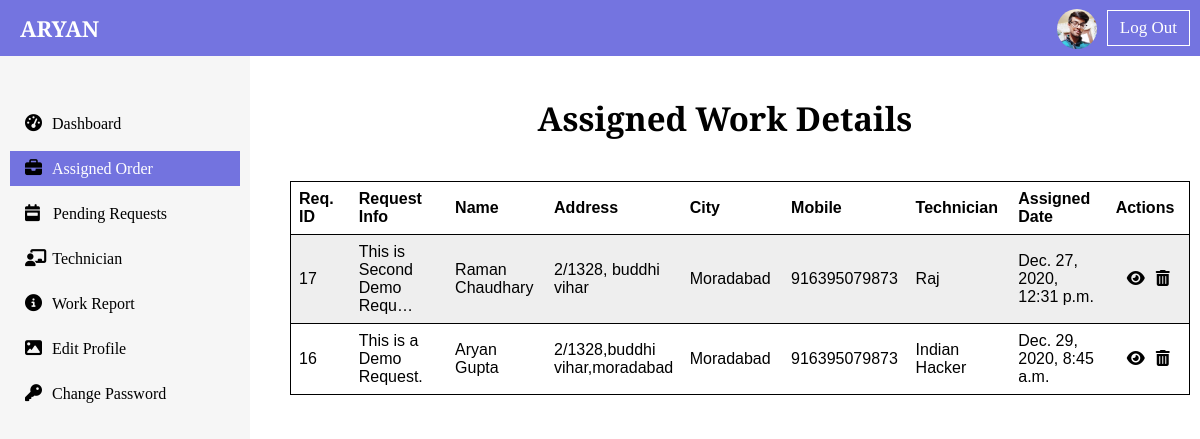
The page /dashboard/assigned_order/ (signed in) on the database its author committed.
### dashboard/models.py (models this page shows, shortened)
class UserProfilePicture(models.Model):
    user = models.OneToOneField(User, on_delete=models.CASCADE)
    profile_picture = models.ImageField(upload_to="dashboard/")

class AssignTechnician(models.Model):
    serial_no = models.AutoField(primary_key=True)
    request_id = models.IntegerField(null=True)
    request_info = models.CharField(max_length=100)
    description = models.TextField()
    name = models.CharField(max_length=25)
    address_line_1 = models.CharField(max_length=200)
    address_line_2 = models.CharField(max_length=200)
    city = models.CharField(max_length=25)
    state = models.CharField(max_length=25)
    zip_code = models.IntegerField(null=True)
    email = models.EmailField()
    mobile = models.IntegerField()
    technician = models.CharField(max_length=50)
    date = models.DateTimeField(auto_now_add=True)

### dashboard/views.py (the view)
# urls.py: path("assigned_order/", views.assigned_order, name="assigned_order"),
def assigned_order(request):
    if request.user.is_superuser:
        assigned_order_object = AssignTechnician.objects.all()
        context = {"assigned_orders":assigned_order_object}
        return render(request, "dashboard/admin/assigned_order.html", context)
    else:
        return HttpResponse("<h1 style='text-align: center; margin-top: 30px;'> You are not Authorized for this page </h1>")

### dashboard/context_processor.py (called while the page is built)
def user_image(request):
    if request.user.is_authenticated:
        image = UserProfilePicture.objects.filter(user=request.user).first()
        if image:
            return {
                "image":image,
            }
        else:
            return {
                "image":False,
            }
    else:
        return {
            "image":False,
        }

### templates/dashboard/admin/assigned_order.html (shortened to what this page needs)
{% extends 'admin_base.html' %}
{% block assignedactive %} active {% endblock assignedactive %}
{% block body %}
<div class="table-div" id="assigned-list-table">
        <h2 class="md-heading text-center">Assigned Work Details</h2>
        <table>
            <tr>
                <th>Req. ID</th>
                <th class="big-cell">Request Info</th>
                <th>Name</th>
                <th>Address</th>
                <th>City</th>
                <th>Mobile</th>
                <th>Technician</th>
                <th class="big-date-cell">Assigned Date</th>
                <th>Actions</th>
            </tr>
            {% if assigned_orders %}
            {% for order in assigned_orders %}
            <tr>
                <td>{{order.request_id}}</td>
                <td>{{order.request_info|truncatechars:25}}</td>
                <td>{{order.name}}</td>
                <td>{{order.address_line_1}}</td>
                <td>{{order.city}}</td>
                <td>{{order.mobile}}</td>
                <td>{{order.technician}}</td>
                <td>{{order.date}}</td>
                <td><div class="action-btn flex-row-space-evenly">
                    <a href="{% url 'view_assigned_order' order.request_id %}" class="view-eye-btn"><i class="fas fa-eye"></i></a>
                    <a href="{% url 'delete_assigned_order' order.request_id %}" class="delete-assigned-btn"><i class="fas fa-trash-alt"></i></a>
                </div></td>
            </tr>
            {% endfor %}
            {% else %}
            <tr>
                <td colspan=9><div class="text-center">There are no work assigned </div></td>
            </tr>
            {% endif %}
        </table>
    </div>
{% endblock body %}

### templates/admin_base.html (shortened to what this page needs)
{% load static %}
<!DOCTYPE html>
<html lang="en">
<head>
    <link rel="stylesheet" href="{% static 'util.css' %}">
    <link rel="stylesheet" href="{% static 'dashboard/css/admin_style.css' %}">
</head>
<body>
    <nav class="navbar flex-row-space-between">
        <a href="{% url 'home' %}"><h2 class="logo sm-heading">ARYAN</h2></a>
        <div class="log-sign-btn flex-row-space-between">
            {% if request.user.is_superuser %}
            {% if image %}
            <a href="{% url 'admin_edit_profile' %}" class="user-image">
            <img src="{{image.profile_picture.url}}" alt="">
            </a>
            {% endif %}
            <a href="{% url 'logout' %}" class="logout-btn">Log Out</a>
            {% endif %}
        </div>
    </nav>
    <div class="side-navbar">
        <a href="{% url 'admin_dashboard' %}" class="{% block dashboardactive %} {% endblock dashboardactive %}">Dashboard</a>
        <a href="{% url 'assigned_order' %}" class="{% block assignedactive %} {% endblock assignedactive %}">Assigned Order</a>
        <a href="{% url 'admin_requests' %}" class="{% block requestactive %} {% endblock requestactive %}">Pending Requests</a>
        <a href="{% url 'technician_list' %}" class="{% block technicianactive %} {% endblock technicianactive %}">Technician</a>
        <a href="{% url 'work_report' %}" class="{% block workreportactive %} {% endblock workreportactive %}">Work Report</a>
        <a href="{% url 'admin_edit_profile' %}" class="{% block adminprofileactive %} {% endblock adminprofileactive %}">Edit Profile</a>
        <a href="{% url 'admin_change_password' %}" class="{% block adminpassactive %} {% endblock adminpassactive %}">Change Password</a>
    </div>
    <div class="main-content">
        {% block body %} {% endblock body %}
    </div>
</body>
</html>

### static/util.css (style rules this page uses)
* { padding: 0; margin: 0; box-sizing: border-box; }
html { font-size: 62.5%; font-family: 'Playfair Display', serif; }
a { text-decoration: none; outline: none; color: black; }
.md-heading { font-size: 3.3rem; }
.sm-heading { font-size: 2.2rem; }
.flex-row-space-between { display: flex; align-items: center; justify-content: space-between; }
.flex-row-space-evenly { display: flex; align-items: center; justify-content: space-evenly; }
.text-center { text-align: center; }

### static/dashboard/css/admin_style.css (style rules this page uses)
.navbar { width: 100%; background-color: rgb(101, 101, 221, 0.9); position: sticky; top: 0; left: 0; z-index: 1; }
.logo { margin-left: 2rem; color: white; }
.navbar .user-image img { width: 4rem; height: 4rem; border-radius: 50%; margin-top: .4rem; }
.navbar .logout-btn { border: 1px solid white; padding: .7rem 1.2rem; font-size: 1.7rem; margin: 1rem; color: white; transition: background-color, 0.3s ease-in; }
.side-navbar { width: 25rem; height: 100%; padding: 5rem 1rem; background-color: rgba(211, 211, 211, 0.2); position: fixed; top: 5.6rem; left: 0; z-index: 1; }
.side-navbar a { margin-bottom: 1rem; display: block; padding: .8rem 1.5rem; font-size: 1.6rem; }
.active { color: white; background-color: rgb(101, 101, 221, 0.9); }
.main-content { margin-left: 25rem; height: 98vh; }
.side-navbar a:first-child::before { content: "\f3fd"; font-family: 'Font Awesome\ 5 Free'; font-size: 1.7rem; color: black; font-weight: 900; margin-right: 1rem; }
.side-navbar a:nth-child(2):before { content: "\f0b1"; font-family: 'Font Awesome\ 5 Free'; font-size: 1.7rem; color: black; font-weight: 900; margin-right: 1rem; }
.side-navbar a:nth-child(3):before { content: "\f784"; font-family: 'Font Awesome\ 5 Free'; font-size: 1.7rem; color: black; font-weight: 900; margin-right: 1.3rem; }
.side-navbar a:nth-child(4):before { content: "\f51c"; font-family: 'Font Awesome\ 5 Free'; font-size: 1.7rem; color: black; font-weight: 900; margin-right: .6rem; }
.side-navbar a:nth-child(5):before { content: "\f05a"; font-family: 'Font Awesome\ 5 Free'; font-size: 1.7rem; color: black; font-weight: 900; margin-right: 1rem; }
.side-navbar a:nth-child(6):before { content: "\f03e"; font-family: 'Font Awesome\ 5 Free'; font-size: 1.7rem; color: black; font-weight: 900; margin-right: 1rem; }
.side-navbar a:nth-child(7):before { content: "\f084"; font-family: 'Font Awesome\ 5 Free'; font-size: 1.7rem; color: black; font-weight: 900; margin-right: 1rem; }
.table-div { padding: 4rem; }
.table-div table { margin-top: 4rem; margin-left: 3rem; }
table, th, td { border: 1px solid black; border-collapse: collapse; font-size: 1.6rem; }
th, td { padding: 1rem; width: 26rem; }
td { text-align: center; }
.table-div { padding: 4rem 1rem; }
#assigned-list-table table { border: 1px solid black; font-family: Arial, Helvetica, sans-serif; }
#assigned-list-table th, td { padding: .8rem; width: 14rem; border: none; border-collapse: collapse; font-size: 1.6rem; }
#assigned-list-table tr .big-cell { width: 24rem; }
#assigned-list-table tr .big-date-cell { width: 18rem; }
#assigned-list-table table td { text-align: left; border-bottom: 1px solid black }
#assigned-list-table table th { text-align: left; border-bottom: 1px solid black }
#assigned-list-table tr:nth-child(even) { background-color: #eee; }
#assigned-list-table tr:nth-child(odd) { background-color: #fff; }

### rows shown on the page
UserProfilePicture: profile_picture (picture)
AssignTechnician: request_id "17", request_info "This is Second Demo Requ…", name "Raman Chaudhary", address_line_1 "2/1328, buddhi vihar", city "Moradabad", mobile "916395079873", technician "Raj", date "Dec. 27, 2020, 12:31 p.m."
AssignTechnician: request_id "16", request_info "This is a Demo Request.", name "Aryan Gupta", address_line_1 "2/1328,buddhi vihar,moradabad", city "Moradabad", mobile "916395079873", technician "Indian Hacker", date "Dec. 29, 2020, 8:45 a.m."
